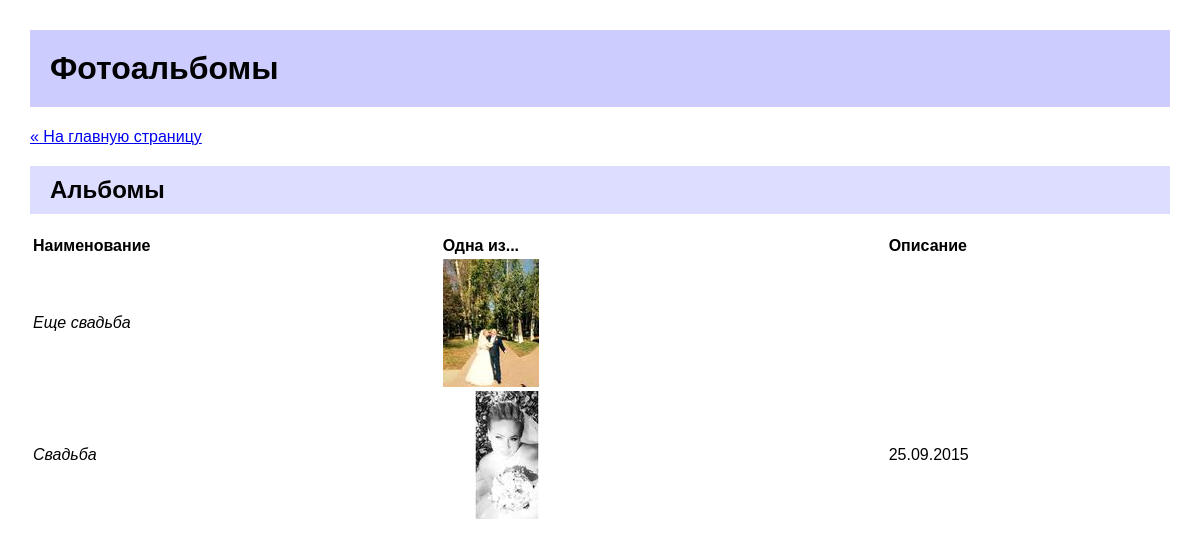
The page /gallery/items/ on the database its author committed.
### items/models/album.py (models this page shows, shortened)
class Album(Model):
    name = CharField(verbose_name="Наименование альбома", max_length=250)
    description = TextField(verbose_name="Характеристики альбома", blank=True, null=True)
    class Meta:
        verbose_name = 'Фотоальбом'
        verbose_name_plural = 'Фотоальбомы'
        ordering = ['name']
    @permalink
    def get_absolute_url(self):
        return ('item_detail', None, dict(pk=self.id))

### items/views.py (the view)
# urls.py: path('items/', AlbumListView.as_view(), name='item_list'),
class AlbumListView(ListView):
    template_name = 'items_list.html'
    context_object_name = 'object_list'
    allow_empty = True
    def get_queryset(self):
        return Album.objects.all()

### context_processors.py (called while the page is built)
def root_url_processor(request):
    return {'ROOT_URL': ROOT_URL}

### items/__init__.py (called while the page is built)
def permalink(func):
    from functools import wraps
    from django.urls import reverse
    @wraps(func)
    def inner(*args, **kwargs):
        tuple = func(*args, **kwargs)
        res = reverse(tuple[0], None, *tuple[1:3])
        return res
    return inner

### items/fields.py (called while the page is built)
    def _add_thumb(self, s):
        parts = s.split(".")
        parts.insert(-1, "thumb")
        if parts[-1].lower() not in ['jpeg', 'jpg']:
            parts[-1] = 'jpg'
        return ".".join(parts)

    @property
    def thumb_url(self):
        return self._add_thumb(self.url)

### items/templates/items_list.html (shortened to what this page needs)
{% extends "base.html" %}
{% block content %}
    <p><a href="{% url 'index' %}">&laquo; На главную страницу</a></p>
    <h2>Альбомы</h2>
    {% if object_list %}
        <table>
            <tr>
                <th>Наименование</th>
                <th>Одна из...</th>
                <th>Описание</th>
            </tr>
            {% for item in object_list %}
                <tr>
                    <td><i>{{ item.name }}</i></td>
                    <td>
                        {% if item.photo_set.count %}
                            <a href="{{ item.get_absolute_url }}">
                                <img src="{{ item.photo_set.all.0.image.thumb_url }}"/>
                            </a>
                        {% else %}
                            (No photos currently uploaded)
                        {% endif %}
                    </td>
                    {% if item.description %}
                        <td>{{ item.description }}</td>
                    {% endif %}
                </tr>
            {% endfor %}
        </table>
    {% else %}
        <p>There are currently no items to display.</p>
    {% endif %}
{% endblock %}

### items/templates/base.html (style rules this page uses)
body { margin: 30px; font-family: sans-serif; background: #fff; }
h2 { background: #ddf; padding: 10px 20px; }
table { width: 100%; }
table th { text-align: left; }

### rows shown on the page
Album: name "Еще свадьба", shows a picture
Album: name "Свадьба", shows a picture, description "25.09.2015"
